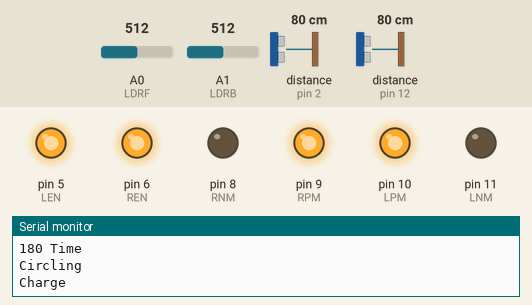
Simulated run of this sketch. Board: Arduino Uno, built with avr-gcc and run on an emulated ATmega328P. On the bench: output pins drawn as LEDs (lit = HIGH), the last lines printed to the serial monitor. Wiring (inferred from the names in the program): 2 × ultrasonic range finder: trigger pin 3, echo pin 2 / trigger pin 13, echo pin 12. The inputs (shaded band) are chosen by the test bench; at power-on: A1 (LDRB) = 512, A0 (LDRF) = 512, distance to the obstacle (sensors on pin 2, pin 12) 80 cm. The echo pulse lasts 58.3 µs per cm; pins used as bus, display or sensor lines are not drawn.

Above: at 3.8 s.
3.9 s: A1 (LDRB) set to 485
At 6.4 s:
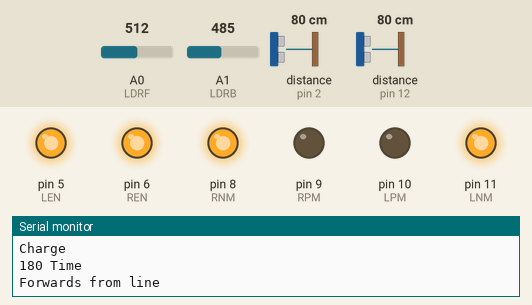
7.8 s: A0 (LDRF) set to 460
11.7 s: A0 (LDRF) set to 440
At 13.3 s:
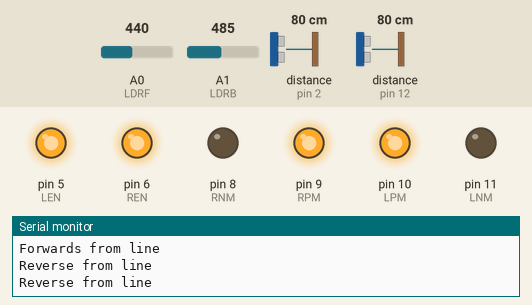
15.6 s: A0 (LDRF) set to 510
At 16.8 s:
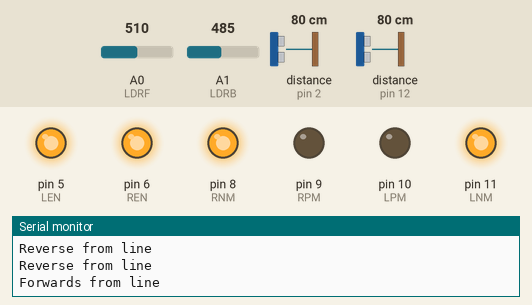
19.5 s: A0 (LDRF) set to 306
At 21.4 s:
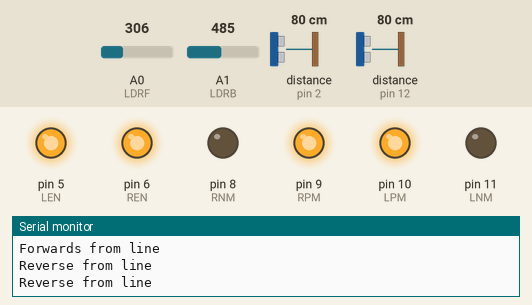
Timing chart, 0 to 22.9 s (numbered marks = the images above; inputs shaded):
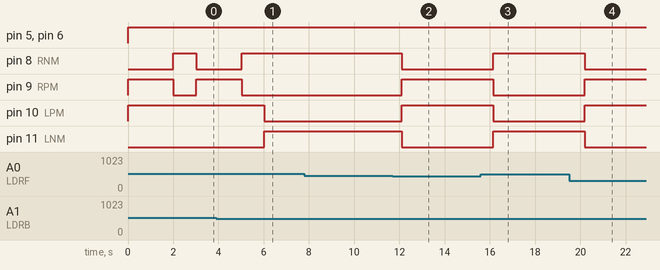

The sketch:

Sumo_Bot_Iteration_2.ino
```cpp
/********************************
|                               |
|            Pre-Setup          |
|                               |
********************************/
int LPM = 10; //Left Positive Motor
int LNM = 11; //Left Negative Motor
int RPM = 9;  //Right Positive Motor
int RNM = 8;  //Right Negative Motor

int LEN = 5; //Left Enable
int REN = 6; //Right Enable

int LDRF = A0; //Photoresistor on front of bot
int LDRB = A1; //Photoresistor on back of bot

long durationF; //F = Front
int distanceF;
long durationR; //R = Rear
int distanceR;

/********************************
|                               |
|           Functions           |
|                               |
********************************/
void motorControl(float Speed, int PWM, int D1, int D2) {
  if (Speed != 0) {
  if (Speed > 0) {
      analogWrite(PWM, Speed);
      digitalWrite(D1, HIGH);
      digitalWrite(D2, LOW);
  } else if (Speed < 0) {
      Speed = abs(Speed);
      analogWrite(PWM, Speed);
      digitalWrite(D1, LOW);
      digitalWrite(D2, HIGH);
  }
  } else {
  digitalWrite(PWM, LOW);
  }
}

/********************************
|                               |
|             Setup             |
|                               |
********************************/
void setup()
{
 Serial.begin(9600);

 pinMode (LPM,OUTPUT);
 pinMode (LNM,OUTPUT);
 pinMode (RPM,OUTPUT);
 pinMode (RNM,OUTPUT);

 pinMode(LEN,OUTPUT);
 pinMode(REN,OUTPUT);

 pinMode(LDRF,INPUT);
 pinMode(LDRB,INPUT);

 pinMode(2, INPUT); //echo Front
 pinMode(3, OUTPUT); //trigger Front
 pinMode(12, INPUT); //echo Rear
 pinMode(13, OUTPUT); //trigger Rear
}

/********************************
|                               |
|              Loop             |
|                               |
********************************/
void loop()
{
  //Trigger code front
  digitalWrite(3, LOW);
  delay(0.2);
  digitalWrite(3, HIGH);
  delay(0.10);
  digitalWrite(3, LOW);

  //Echo code front
  durationF = pulseIn(2, HIGH);
  distanceF = (durationF*0.034)/2;
  delay(0.2);

  //Trigger code rear
  digitalWrite(13, LOW);
  delay(0.2);
  digitalWrite(13, HIGH);
  delay(0.10);
  digitalWrite(13, LOW);

  //Echo code rear
  durationR = pulseIn(12, HIGH);
  distanceR = (durationR*0.034)/2;
  delay(0.2);

  /*******************
  | LDR Ring Checker | //Reads LDR values to keep inside the ring
  *******************/
  int x;
  int y;
  y = analogRead(LDRB);
  x = analogRead(LDRF);

  if (x < 450){
    Serial.println("Reverse from line");
    motorControl(255, LEN, LPM, LNM);
    motorControl(255, REN, RPM, RNM);
    delay(1000);
   }
  else if (y < 500){
    Serial.println("Forwards from line");
    motorControl(-255, LEN, LPM, LNM);
    motorControl(-255, REN, RPM, RNM);
    delay(1000);
   }

  /*******************
  |   Attack Mode 1  | //circle to find enemy, rush when detected
  *******************/
  else {
    Serial.println("Circling"); //Constantly Circles to find enemy
    motorControl(255, LEN, LPM, LNM);
    motorControl(-255, REN, RPM, RNM);

    if (distanceF < 100){
        Serial.println("Charge"); //When enemy spotted, charges
      motorControl(255, LEN, LPM, LNM);
      motorControl(255, REN, RPM, RNM);
      delay(2000);
    }
    if (distanceR < 100){
        Serial.println("180 Time"); //If enemy detected behind, turns to face it
        motorControl(255, LEN, LPM, LNM); //Using left turn because turning distance will be shorter
      motorControl(-255, REN, RPM, RNM); //This is because the bot is already turning this direction
      delay(1000);
    }
  }

  /********************************
  |                               |
  |              Debug            |
  |                               |
  ********************************/

  /*int x;
  x = analogRead(LDRF);*/
  /*Serial.print("LDR FRONT = ");
  Serial.println(x);*/

  /*int y;
  y = analogRead(LDRB);*/
  /*Serial.print("LDR BACK = ");
  Serial.println(y);*/

  /*
  Serial.print("Distance F: ");
  Serial.println(distanceF);
  Serial.print("Distance R: ");
  Serial.println(distanceR);
  */
}
```

Measured:
- the behaviour switches between 500 and 499 on A1 (LDRB) (found by bisection; images 0 and 1)
- the behaviour switches between 450 and 449 on A0 (LDRF) (found by bisection; images 1 and 2)
- after the input at 3.9 s, pin 8 (RNM): goes on until 5.0 s, then stays HIGH; pin 9 (RPM): goes on until 5.0 s, then stays LOW; pin 10 (LPM): HIGH → LOW after 2.1 s; pin 11 (LNM): LOW → HIGH after 2.1 s
- after the input at 11.7 s, pin 8 (RNM), pin 11 (LNM): HIGH → LOW after 0.40 s; pin 9 (RPM), pin 10 (LPM): LOW → HIGH after 0.40 s
- after the input at 15.6 s, pin 8 (RNM), pin 11 (LNM): LOW → HIGH after 0.54 s; pin 9 (RPM), pin 10 (LPM): HIGH → LOW after 0.54 s
- after the input at 19.5 s, pin 8 (RNM), pin 11 (LNM): HIGH → LOW after 0.68 s; pin 9 (RPM), pin 10 (LPM): LOW → HIGH after 0.68 s
